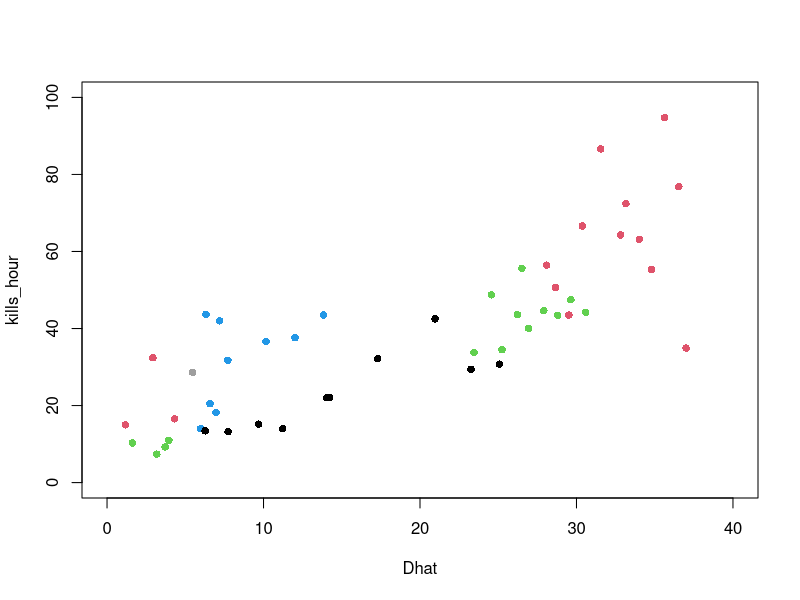
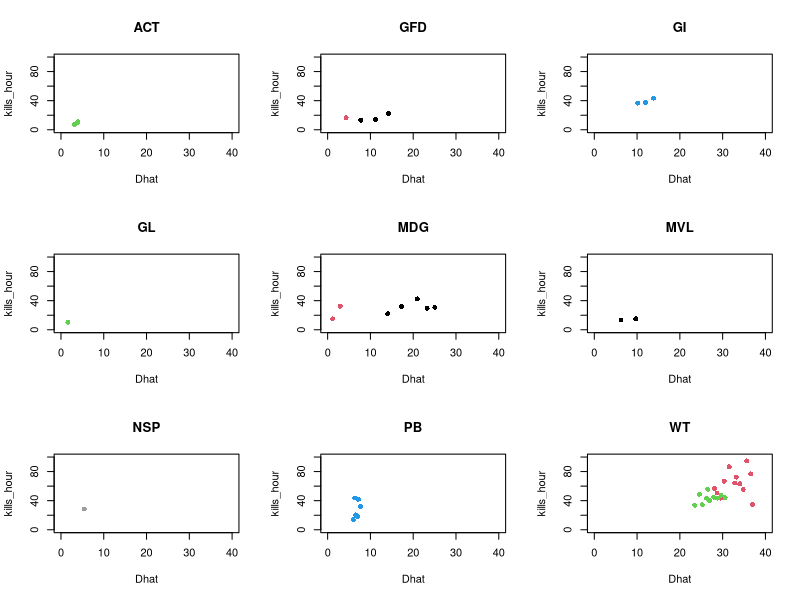

Generate these figures, in order, with R: (Note: this script raises an error after producing the figures.)
################################################################################
# Filename: DataPrep.R

################################################################################

#full_shoot <- read.csv("C:/Users/cal14e/Git/RemovalEstimation/Data/full_shoot_data.csv")
full_shoot <- read.csv("./Data/full_shoot_data.csv", header=TRUE)
grouped_shoot <- read.csv("./Data/grouped_shoot_data.csv", header=TRUE)


# Plot all data
par(mfrow=c(1,1))
with(full_shoot, {
  plot(Dhat, kills_hour, xlim=c(0, 40), ylim=c(0,100), pch=16, col=year)
})


# Generate list 
shoot_lst <- split(full_shoot, list(full_shoot$site))


par(mfrow=c(3,3))
lapply(shoot_lst,
       function(x) {
         with(x,{
          plot(Dhat, kills_hour, xlim=c(0, 40), ylim=c(0,100), pch=16, col=year)
          title(unique(x$site)) 
         })
           }
       )


test <- shoot_lst[["ACT"]]


################################################################################
# Pasted 
# Full data set, one row for each day's shooting
datFull <- read.csv("./Data/full_shoot_data.csv", header=T) %>%
  mutate(key=factor(key))

# Grouped by operation
datFullGp <- read.csv("grouped_shoot_data.csv", header=T) 

# add se for dhat
dhat_se <- data.frame(key = levels(factor(datFull$key))) %>%
  mutate(se_dhat = c(1.68, 5.68, 2.17, 5.13, 0.22, 11.34, 0.91, 3.35, 2.88, 2.01, 15.23, 10.58))

datFullGp <- datFullGp %>%
  left_join(dhat_se)
################################################################################